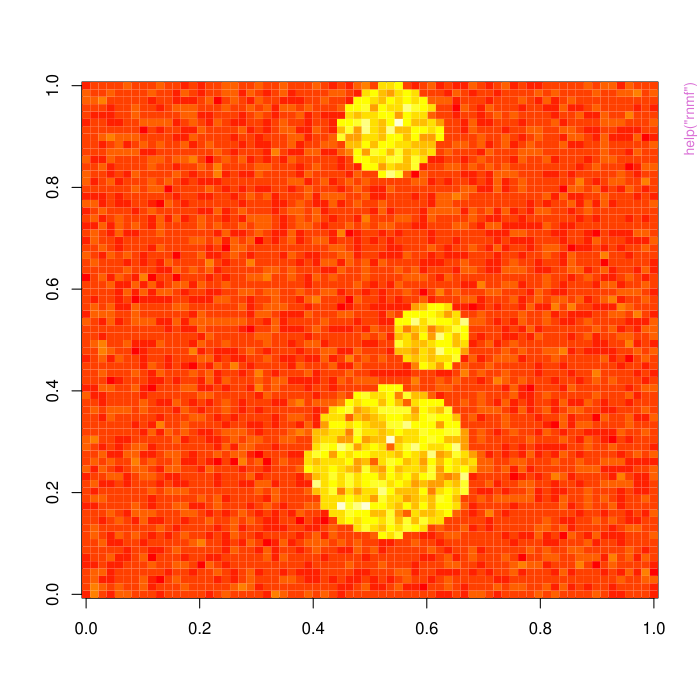

Write R code to recreate this figure.
pkgname <- "rNMF"
source(file.path(R.home("share"), "R", "examples-header.R"))
options(warn = 1)
library('rNMF')

base::assign(".oldSearch", base::search(), pos = 'CheckExEnv')
cleanEx()
nameEx("rnmf")
### * rnmf

flush(stderr()); flush(stdout())

### Name: rnmf
### Title: Robust penalized nonnegative matrix factorization (rNMF).
### Aliases: rnmf

### ** Examples

## Load a clean single simulated tumor image.
data("tumor")
image(tumor) # look at the tumor image
dim(tumor) # it is a '70 by 70' matrix
## Add 5% corruptions.
tumor.corrupted <- tumor
set.seed(1)
tumor.corrupted[sample(1:4900, round(0.05 * 4900), replace = FALSE)] <- 1
## Run rnmf with different settings
# No trimming
res.rnmf1 <- rnmf(X = tumor.corrupted, gamma = FALSE, my.seed = 1)
# 6 percent trimming, low dimension k = 5 (default)
res.rnmf2 <- rnmf(X = tumor.corrupted, tol = 0.001, gamma = 0.06, my.seed = 1)
# add sparsity constraint of H (beta = 0.1) with k = 10, and the "smooth" variation.
res.rnmf3 <- rnmf(X = tumor.corrupted, k = 10, beta = 0.1,
                  tol = 0.001, gamma = 0.06, my.seed = 1,
                  variation = "smooth", maxit = 30)

## Show results:
par(mfrow = c(2,2), mar = c(2,2,2,2))
image(tumor.corrupted, main = "Corrupted tumor image", xaxt = "n", yaxt = "n")
image(res.rnmf1$fit, main = "rnmf (no trimming) fit", xaxt = "n", yaxt = "n")
image(res.rnmf2$fit, main = "rnmf (cell) fit 2", xaxt = "n", yaxt = "n")
image(res.rnmf3$fit, main = "rnmf (smooth) fit 3", xaxt = "n", yaxt = "n")



graphics::par(get("par.postscript", pos = 'CheckExEnv'))
cleanEx()
nameEx("see")
### * see

flush(stderr()); flush(stdout())

### Name: see
### Title: Visualize vectorized images
### Aliases: see

### ** Examples

## Load a build-in data set Symbols, a 5625 by 30 matrix containing 30 75x75
## images.
data(Symbols)
see(Symbols, title = "Sample images of four symbols")



### * <FOOTER>
###
options(digits = 7L)
base::cat("Time elapsed: ", proc.time() - base::get("ptime", pos = 'CheckExEnv'),"\n")
grDevices::dev.off()
###
### Local variables: ***
### mode: outline-minor ***
### outline-regexp: "\\(> \\)?### [*]+" ***
### End: ***
quit('no')
